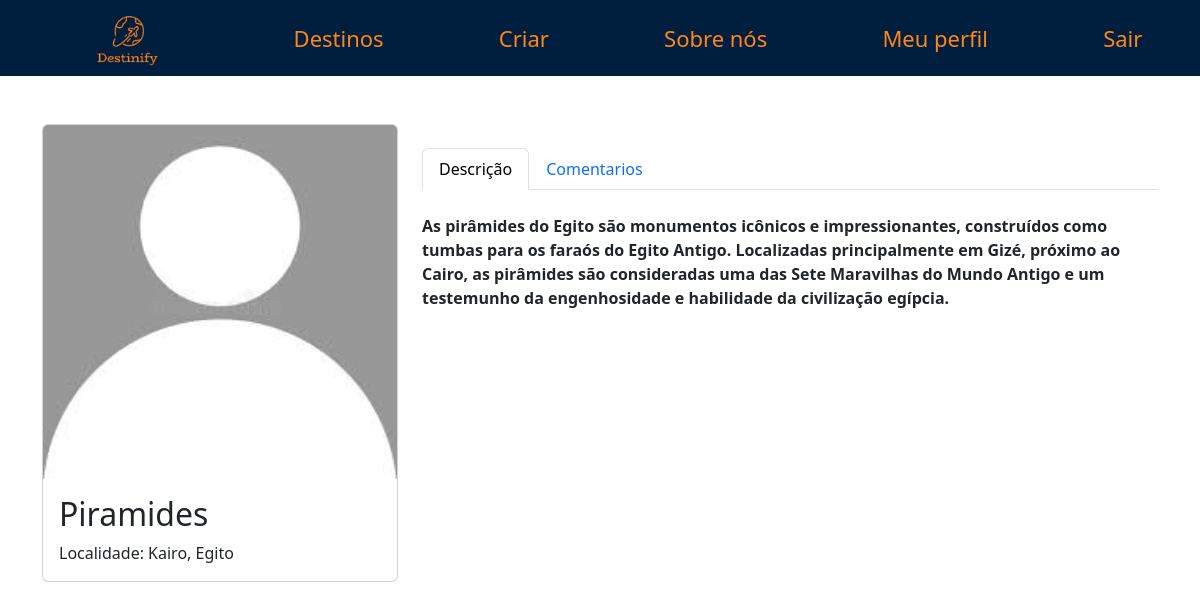
The app's page //destinos/destino/1/ (signed in) with its own data.
### destinos/models.py (models this page shows, shortened)
class LugarTuristico(models.Model):
    nome = models.CharField(max_length=255)
    pais = models.CharField(max_length=255)
    estado = models.CharField(max_length=255,  blank=True, null=True, default='')
    cidade = models.CharField(max_length=255)
    foto = models.ImageField(upload_to="lugares/", blank=True, null=True)
    descricao = models.TextField()
    nota = models.DecimalField(max_digits=2, decimal_places=1, null=True, default=0)
    comentarios = models.ManyToManyField('Comentario', blank=True)

### destinos/views.py (the view)
# urls.py: path('destino/<int:destino_id>/', views.destino_detalhe, name='destino_detalhe'),
@login_required
def destino_detalhe(request, destino_id):
    destino = get_object_or_404(LugarTuristico, pk=destino_id)
    comentarios = Comentario.objects.filter(destino=destino_id).order_by(
        "-data_criacao"
    )
    media_nota = 0
    for comentario in comentarios:
        media_nota += comentario.rating
    if comentarios.exists():
        media_nota = media_nota / comentarios.count()
    destino.nota = round(media_nota, 1)
    destino.save()
    profile = get_object_or_404(User, username=request.user.username)
    fotos_perfil = Profile.objects.filter(user=profile)
    return render(
        request,
        "destinoDetalhado.html",
        {"destino": destino, "comentarios": comentarios, "fotos_perfil": fotos_perfil},
    )

### destinos/templates/destinoDetalhado.html (shortened to what this page needs)
{% extends 'base.html' %}
{% load static %}
{% block 'cabecalho' %}
    <link rel="stylesheet" href="{% static 'destinos/css/destinoDetalhado.css' %}" />
    <link rel="stylesheet" href="https://cdn.jsdelivr.net/npm/@fortawesome/fontawesome-free@6.4.2/css/fontawesome.min.css">
    <link rel="stylesheet" href="{% static 'fontawesome/css/all.min.css' %}">
{% endblock 'cabecalho' %}
{% block 'conteudo' %}
    <div class="container mt-5">
        <div class="row">
            <div class="col-md-4">
                <div class="card mb-4">
                    <img class="card-img-top" src="{{ destino.foto.url }}" alt="{{ destino.nome }}">
                    <div class="card-body">
                        <h2 class="card-title">{{ destino.nome }}</h2>
                        <p class="card-text">Localidade: {{ destino.cidade }}, {{ destino.pais }}</p>
                    </div>
                </div>
            </div>
            <div class="col-md-8">
                <br>
                <ul class="nav nav-tabs" id="myTab" role="tablist">
                    <li class="nav-item" role="presentation">
                    <button class="nav-link active" id="description-tab" data-bs-toggle="tab" data-bs-target="#description" type="button" role="tab" aria-controls="description" aria-selected="true">Descrição</button>
                    </li>
                    <li class="nav-item" role="presentation">
                    <button class="nav-link" id="messages-tab" data-bs-toggle="tab" data-bs-target="#messages" type="button" role="tab" aria-controls="messages" aria-selected="false">Comentarios</button>
                    </li>
                </ul>
                <div class="tab-content">
                    <div class="tab-pane active" id="description" role="tabpanel" aria-labelledby="description-tab">
                        <br>
                        <strong>{{ destino.descricao }}</strong>
                    </div>
                    </div>
                </div>
            </div>
        </div>
{% endblock 'conteudo' %}

### templates/static/destinos/css/destinoDetalhado.css (style rules this page uses)
.container { height: auto; }

### records on screen
LugarTuristico: foto (picture), nome "Piramides", cidade "Kairo", pais "Egito", descricao "As pirâmides do Egito são monumentos icônicos e impressionantes, construídos como tumbas para os faraós do Egito Antigo. Localizadas principalmente em Gizé, próximo ao Cairo, as pirâmides são consideradas uma das Sete Maravilhas do Mundo Antigo e um testemunho da engenhosidade e habilidade da civilização egípcia."
